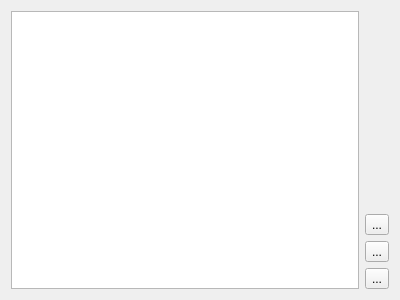
<?xml version="1.0" encoding="UTF-8"?>
<ui version="4.0">
 <class>DataChartForm</class>
 <widget class="QWidget" name="DataChartForm">
  <property name="geometry">
   <rect>
    <x>0</x>
    <y>0</y>
    <width>400</width>
    <height>300</height>
   </rect>
  </property>
  <property name="windowTitle">
   <string>Form</string>
  </property>
  <layout class="QHBoxLayout" name="horizontalLayout">
   <item>
    <widget class="ChartView" name="graphicsView"/>
   </item>
   <item>
    <layout class="QVBoxLayout" name="verticalLayout_2">
     <item>
      <spacer name="verticalSpacer">
       <property name="orientation">
        <enum>Qt::Vertical</enum>
       </property>
       <property name="sizeHint" stdset="0">
        <size>
         <width>20</width>
         <height>40</height>
        </size>
       </property>
      </spacer>
     </item>
     <item>
      <widget class="QToolButton" name="toolButton">
       <property name="text">
        <string>...</string>
       </property>
      </widget>
     </item>
     <item>
      <widget class="QToolButton" name="toolButton_2">
       <property name="text">
        <string>...</string>
       </property>
      </widget>
     </item>
     <item>
      <widget class="QToolButton" name="toolButton_3">
       <property name="text">
        <string>...</string>
       </property>
      </widget>
     </item>
    </layout>
   </item>
  </layout>
 </widget>
 <customwidgets>
  <customwidget>
   <class>ChartView</class>
   <extends>QGraphicsView</extends>
   <header>chartview.h</header>
   <slots>
    <signal>selected(float,float,bool)</signal>
    <slot>enableSelection(bool)</slot>
   </slots>
  </customwidget>
 </customwidgets>
 <resources/>
 <connections/>
</ui>
